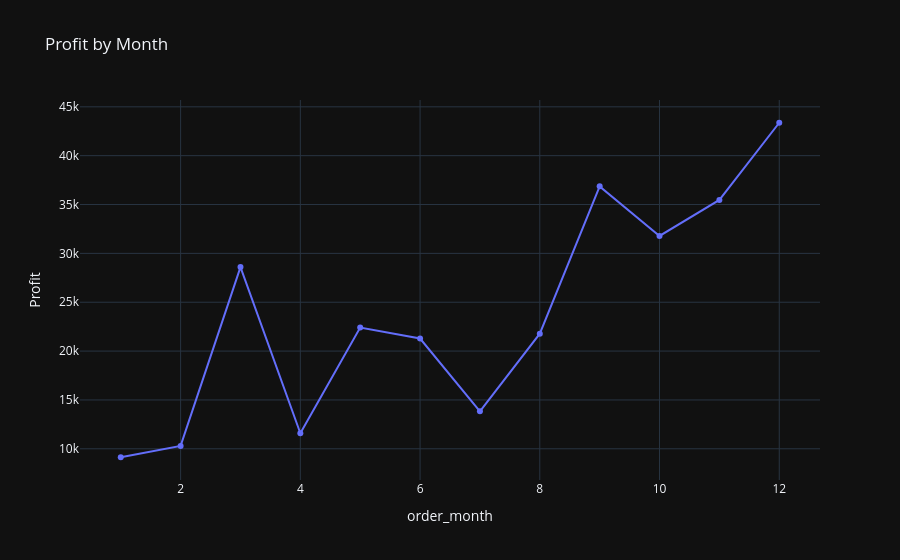

Notebook code cell kept with this figure:
### Code cell
fig2=px.line(profit_by_month,x='order_month',y='Profit',title='Profit by Month',markers='0')
fig2.show()

### Figure 1 — Plotly figure (JSON) as saved in the notebook; plotly's stock layout.template omitted (floating-point values rounded to 4 significant figures)
{"data": [{"hovertemplate": "order_month=%{x}<br>Profit=%{y}<extra></extra>", "legendgroup": "", "line": {"color": "#636efa", "dash": "solid"}, "marker": {"symbol": "circle"}, "mode": "lines+markers", "name": "", "orientation": "v", "showlegend": false, "x": [1, 2, 3, 4, 5, 6, 7, 8, 9, 10, 11, 12], "xaxis": "x", "y": [9134.0, 10290.0, 28590.0, 11590.0, 22410.0, 21290.0, 13830.0, 21780.0, 36860.0, 31780.0, 35470.0, 43370.0], "yaxis": "y", "type": "scatter"}], "layout": {"xaxis": {"anchor": "y", "domain": [0.0, 1.0], "title": {"text": "order_month"}}, "yaxis": {"anchor": "x", "domain": [0.0, 1.0], "title": {"text": "Profit"}}, "legend": {"tracegroupgap": 0}, "title": {"text": "Profit by Month"}}}
